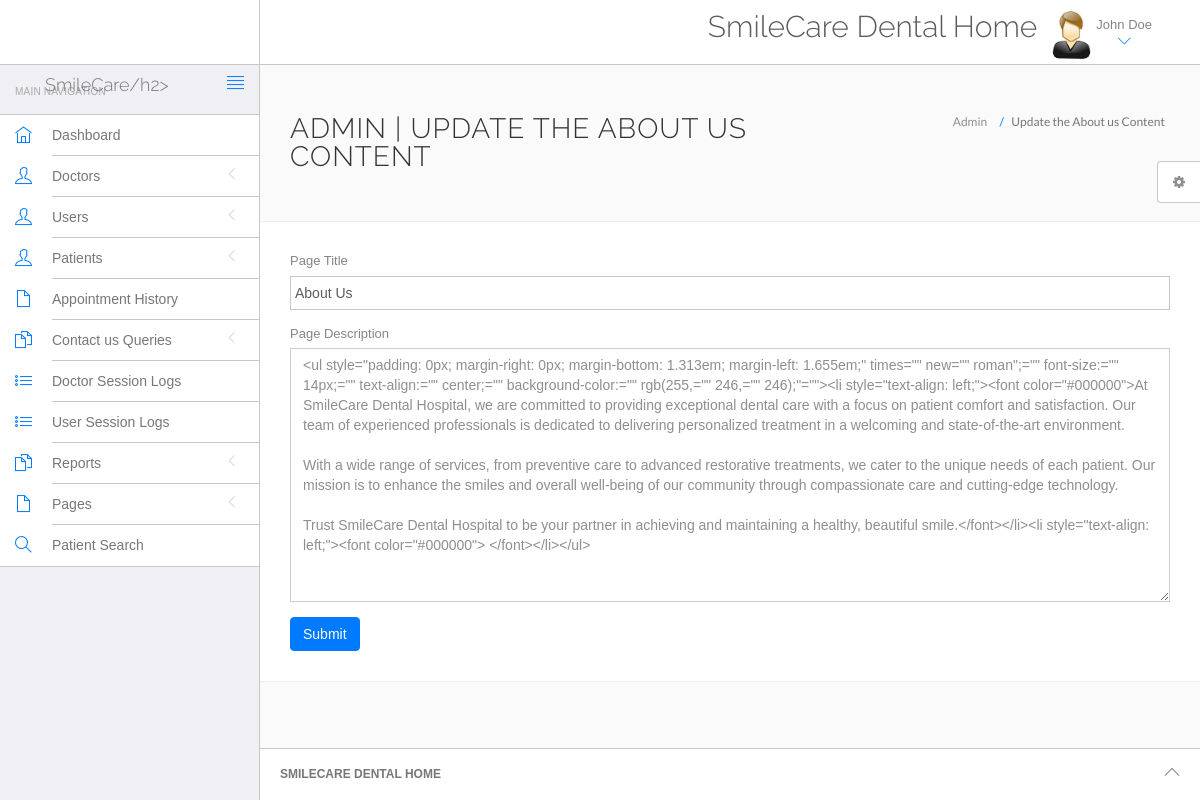
Screenshot of /dc/admin/about-us.php (signed in) with the database file from the repository.
### tables this page shows
CREATE TABLE `users` (
  `id` int(11) NOT NULL,
  `fullName` varchar(255) DEFAULT NULL,
  `address` longtext DEFAULT NULL,
  `city` varchar(255) DEFAULT NULL,
  `gender` varchar(255) DEFAULT NULL,
  `email` varchar(255) DEFAULT NULL,
  `password` varchar(255) DEFAULT NULL,
  `regDate` timestamp NULL DEFAULT current_timestamp(),
  `updationDate` timestamp NULL DEFAULT NULL ON UPDATE current_timestamp()
);

CREATE TABLE `tblpage` (
  `ID` int(10) NOT NULL,
  `PageType` varchar(200) DEFAULT NULL,
  `PageTitle` varchar(200) DEFAULT NULL,
  `PageDescription` mediumtext DEFAULT NULL,
  `Email` varchar(120) DEFAULT NULL,
  `MobileNumber` bigint(10) DEFAULT NULL,
  `UpdationDate` timestamp NULL DEFAULT current_timestamp(),
  `OpenningTime` varchar(255) DEFAULT NULL
);

### dc/admin/about-us.php (the view, shortened to what this page needs)
<?php
include('include/config.php');
if(strlen($_SESSION['id']==0)) {
 header('location:logout.php');
  } else{
?>
<!DOCTYPE html>
<html lang="en">
	<head>
		<link rel="stylesheet" href="vendor/bootstrap/css/bootstrap.min.css">
		<link rel="stylesheet" href="vendor/fontawesome/css/font-awesome.min.css">
		<link rel="stylesheet" href="vendor/themify-icons/themify-icons.min.css">
		<link href="vendor/animate.css/animate.min.css" rel="stylesheet" media="screen">
		<link href="vendor/perfect-scrollbar/perfect-scrollbar.min.css" rel="stylesheet" media="screen">
		<link href="vendor/switchery/switchery.min.css" rel="stylesheet" media="screen">
		<link href="vendor/bootstrap-touchspin/jquery.bootstrap-touchspin.min.css" rel="stylesheet" media="screen">
		<link href="vendor/select2/select2.min.css" rel="stylesheet" media="screen">
		<link href="vendor/bootstrap-datepicker/bootstrap-datepicker3.standalone.min.css" rel="stylesheet" media="screen">
		<link href="vendor/bootstrap-timepicker/bootstrap-timepicker.min.css" rel="stylesheet" media="screen">
		<link rel="stylesheet" href="assets/css/styles.css">
		<link rel="stylesheet" href="assets/css/plugins.css">
		<link rel="stylesheet" href="assets/css/themes/theme-1.css" id="skin_color" />
	</head>
	<body>
		<div id="app">
<?php include('include/sidebar.php');?>
			<div class="app-content">
					<?php include('header.php');?>
				<div class="main-content" >
					<div class="wrap-content container" id="container">
						<section id="page-title">
							<div class="row">
								<div class="col-sm-8">
									<h1 class="mainTitle">Admin  | Update the About us Content</h1>
																	</div>
								<ol class="breadcrumb">
									<li>
										<span>Admin </span>
									</li>
									<li class="active">
										<span>Update the About us Content</span>
									</li>
								</ol>
							</div>
						</section>
						<div class="container-fluid container-fullw bg-white">
									<div class="row">
								<div class="col-md-12">
                  <form class="forms-sample" method="post">
                    <?php
$ret=mysqli_query($con,"select * from  tblpage where PageType='aboutus'");
while ($row=mysqli_fetch_array($ret)) {
?>
                    <div class="form-group">
                       <label for="exampleInputUsername1">Page Title</label>
                      <input id="pagetitle" name="pagetitle" type="text" class="form-control" required="true" value="<?php  echo $row['PageTitle'];?>">
                    </div>
                    <div class="form-group">
                      <label for="exampleInputEmail1">Page Description</label>
                      <textarea class="form-control" name="pagedes" id="pagedes" rows="12"><?php  echo $row['PageDescription'];?></textarea>
                    </div>
                    <?php } ?>
                    <button type="submit" class="btn btn-primary mr-2" name="submit">Submit</button>
                  </form>
								</div>
							</div>
								</div>
					</div>
				</div>
			</div>
	<?php include('include/footer.php');?>
	<?php include('include/setting.php');?>
		</div>
	</body>
</html>
<?php } ?>

### dc/admin/header.php (shortened to what this page needs)
<header class="navbar navbar-default navbar-static-top">
					<div class="navbar-header">
						<a class="navbar-brand" href="#">
							<h2 style="padding-top:20% ">SmileCare/h2>
						</a>
						<a href="#" class="sidebar-toggler pull-right visible-md visible-lg" data-toggle-class="app-sidebar-closed" data-toggle-target="#app">
							<i class="ti-align-justify"></i>
						</a>
					</div>
					<div class="navbar-collapse collapse">
						<ul class="nav navbar-right">
								<li  style="padding-top:2% ">
								<h2>SmileCare Dental Home</h2>
							</li>
							<li class="dropdown current-user">
								<a href class="dropdown-toggle" data-toggle="dropdown">
									<img src="assets/images/images.jpg"> <span class="username">
									<?php $query=mysqli_query($con,"select fullName from users where id='".$_SESSION['id']."'");
while($row=mysqli_fetch_array($query))
{
	echo $row['fullName'];
}
									?> <i class="ti-angle-down"></i></i></span>
								</a>
							</li>
						</ul>
					</div>
				</header>

### dc/admin/assets/css/themes/theme-1.css (style rules this page uses)
body { background: #FAFAFA; }
header .navbar-header { background: #ffffff !important; border-right-color: #c8c7cc !important; border-bottom-color: #c8c7cc !important; }
header .navbar-header .sidebar-toggler, header .navbar-header .sidebar-mobile-toggler { color: #007aff !important; }
header .navbar-header .navbar-brand { color: #777 !important; }
header .navbar-collapse { background: #ffffff !important; border-bottom-color: #c8c7cc !important; box-shadow: none !important; }
header .navbar-collapse .navbar-right > li > a { color: #777; }
header .navbar-collapse .navbar-right > li > a i { color: #007aff !important; }

### rows the page displays
users: fullName "John Doe"
tblpage: pagetitle "About Us", pagedes "<ul style=\"padding: 0px; margin-right: 0px; margin-bottom: 1.313em; margin-left: 1.655em;\" times=\"\" new=\"\" roman\";=\"\" font-size:=\"\" 14px;=\"\" text-align:=\"\" center;=\"\" background-color:=\"\" rgb(255,=\"\" 246,=\"\" 246);\"=\"\"><li style=\"text-align: left;\"><font color=\"#000000\">At SmileCare Dental Hospital, we are committed to providing exceptional dental care with a focus on patient comfort and satisfaction. Our team of experienced professionals is dedicated to delivering personalized treatment in a welcoming and state-of-the-art environment. With a wide range of services, from preventive care to advanced restorative treatments, we cater to the unique needs of each patient. Our mission is to…"
